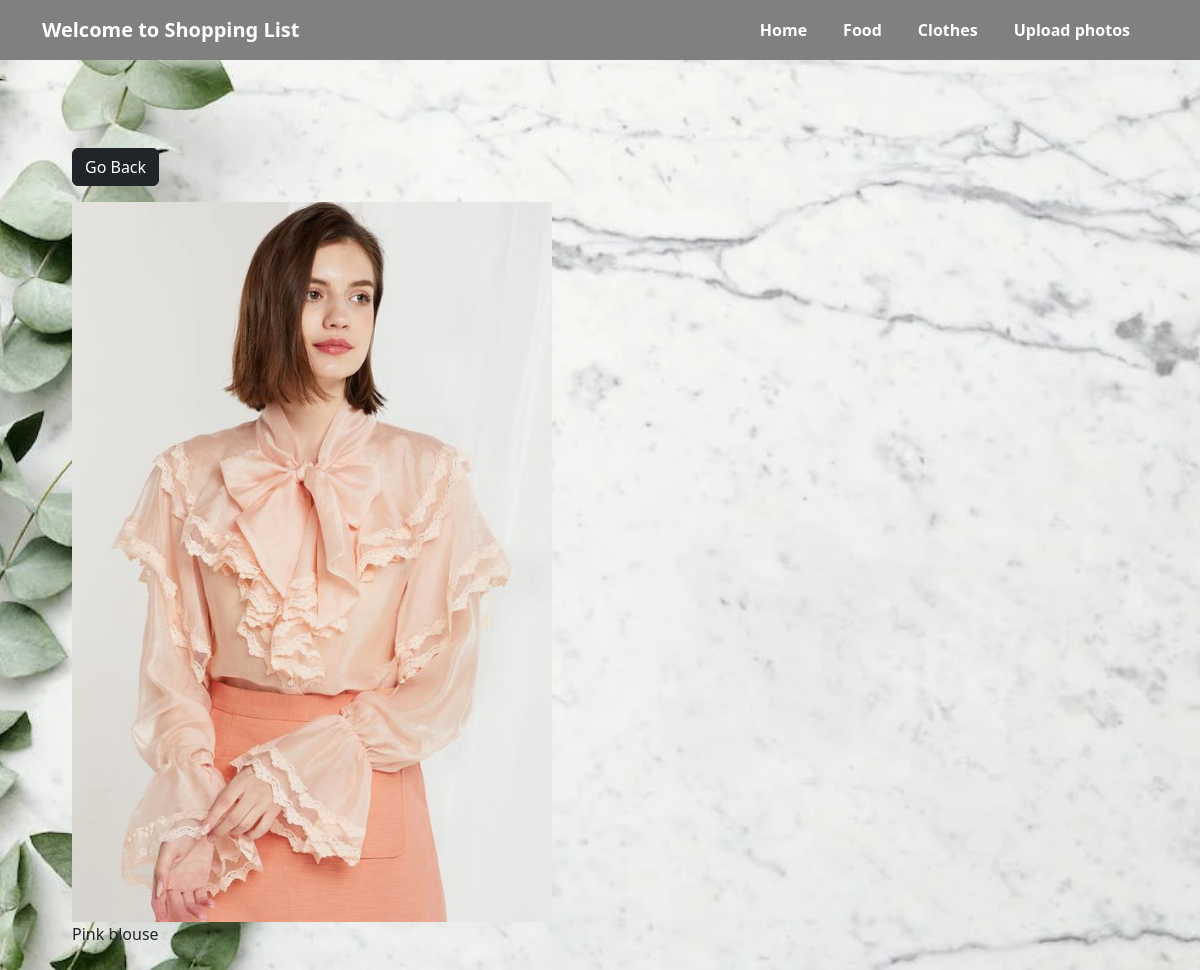
Page /photo/13 on the committed database.
### produse/models.py (models this page shows, shortened)
class Photo(models.Model):
    class Meta:
        verbose_name = 'Photo'
        verbose_name_plural = 'Photos'
    category = models.ForeignKey(Category, on_delete=models.SET_NULL, null=True, blank=True)
    image = models.ImageField(null=False, blank=False)
    description = models.TextField()

### produse/views.py (the view)
# urls.py: path('photo/<str:id>', views.viewPhoto, name='photo'),
def viewPhoto(request,id):
    photo = Photo.objects.get(id=id)
    return render(request, 'produse/photo.html', {'photo': photo})

### produse/templates/produse/photo.html
{% extends 'produse/base.html' %}
{% block content %}
<body class="m-5">
    <div class="container">
        <div class="row justify-content-center">
            <div class="col">
                <a href="{% url 'gallery' %}" class="btn btn-dark my-3">Go Back</a>
                <div style="height: 90vh;">
                    <img style="max-width: 100%; max-height: 100%;" src="{{photo.image.url}}">
                    <p class="textdescription">{{photo.description}}</p>
                </div>
            </div>
        </div>
    </div>
</body>
</html>
{% endblock content %}

### produse/static/style.css (style rules this page uses)
body { background-image: url('/static/images/home_cover.jpg'); background-size: cover; background-position: center; background-repeat: no-repeat; z-index: -1; padding-top: 60px !important; }
.textdescription { white-space: pre-wrap; }

### rows in the picture
Photo: image (picture), description "Pink blouse"
